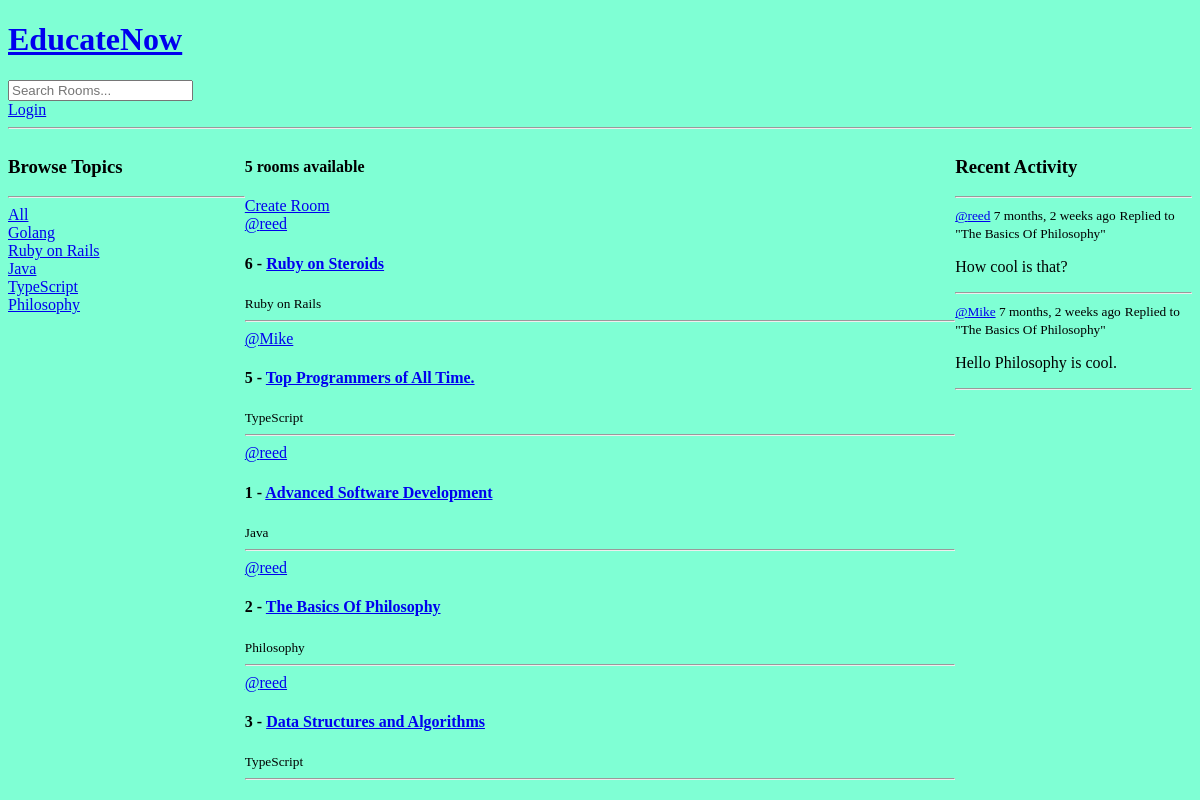
The app's page /, older data.
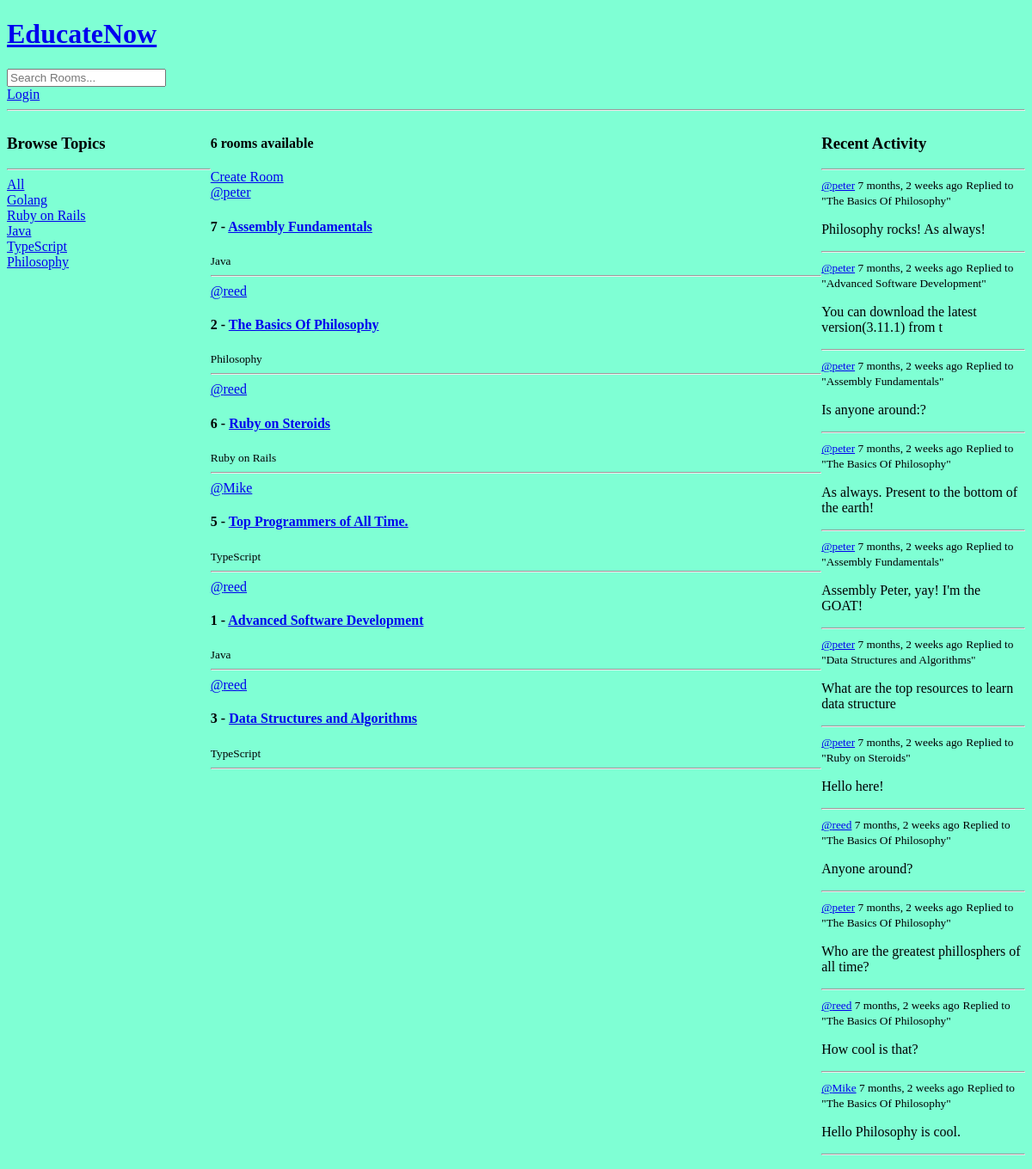
The same page, newer data.
### base/models.py (models this page shows, shortened)
class Topic(models.Model):
    objects = models.Manager()
    name = models.CharField(max_length=200, unique=True)

class Room(models.Model):
    objects = models.Manager()
    name = models.CharField(max_length=200, unique=True)
    host = models.ForeignKey(User, on_delete=models.CASCADE, null=False)
    topic = models.ForeignKey(Topic, on_delete=models.CASCADE, null=False)
    participants = models.ManyToManyField(User, related_name="participants", blank=True)
    description = models.TextField(null=False, blank=False)
    updated = models.DateTimeField(auto_now=True)
    created = models.DateTimeField(auto_now_add=True)
    class Meta:
        ordering = ["-updated", "-created"]
    def __str__(self):
        return str(self.name)

class Message(models.Model):
    objects = models.Manager()
    user = models.ForeignKey(User, on_delete=models.CASCADE)
    room = models.ForeignKey(Room, on_delete=models.CASCADE)
    body = models.TextField(blank=False)
    created = models.DateTimeField(auto_now_add=True)
    updated = models.DateTimeField(auto_now=True)
    class Meta:
        ordering = ["-updated", "-created"]
    def __str__(self):
        return str(self.body[0:50])

### base/views.py (the view)
# urls.py: path("", views.home, name="home"),
def home(request):
    q = request.GET.get("q") if request.GET.get("q") is not None else ""
    rooms = Room.objects.filter(
        Q(topic__name__icontains=q) | Q(name__icontains=q) | Q(description__icontains=q)
    )
    topics = Topic.objects.all()
    room_count = rooms.count()
    comments = Message.objects.filter(Q(room__topic__name__icontains=q))
    context = {
        "rooms": rooms,
        "topics": topics,
        "room_count": room_count,
        "comments": comments,
    }
    return render(request, "base/home.html", context)

### base/templates/base/home.html (shortened to what this page needs)
{% extends "main.html" %}
{% block content %}
  <div class="home-container">
    <div>{% include "base/topics_components.html" %}</div>
    <div>
      <h4>{{ room_count }} rooms available</h4>
      <a href=" {% url 'create-room' %} ">Create Room</a>
      {% include "base/feed_component.html" %}
    </div>
    <div>{% include "base/activity_component.html" %}</div>
  </div>
{% endblock content %}

### base/templates/base/topics_components.html
<h3>Browse Topics</h3>
<hr />
<div>
  <a href='{% url "home" %}'>All</a>
</div>
{% for topic in topics %}
  <div>
    <a href='{% url "home" %}?q={{ topic.name }}'>{{ topic.name }}</a>
  </div>
{% endfor %}

### base/templates/base/feed_component.html (shortened to what this page needs)
<div>
  {% for room in rooms %}
    <div>
      <a href="{% url 'user-profile' room.host.id %}">@{{ room.host.username }}</a>
      <h4>
        {{ room.id }} -
        <a href='{% url "room" room.id %}'>{{ room.name }}</a>
      </h4>
      <small>{{ room.topic.name }}</small>
      <hr />
    </div>
  {% endfor %}
</div>

### base/templates/base/activity_component.html (shortened to what this page needs)
<h3>Recent Activity</h3>
<hr />
{% for comment in comments %}
  <div>
    <small><a href="{% url 'user-profile' comment.user.id %}">@{{ comment.user }}</a> {{ comment.created|timesince }} ago</small>
    <small>Replied to "{{ comment.room }}"</small>
    <p>{{ comment }}</p>
    <hr />
  </div>
{% endfor %}

Row changes from the older to the newer data that the page shows:
added Room: host.username "peter", id "7", name "Assembly Fundamentals", topic.name "Java"
changed Room "The Basics Of Philosophy": moves up the list
added Message: user "peter", created "7 months, 2 weeks", room "The Basics Of Philosophy", body "Philosophy rocks! As always!"
added Message: user "peter", created "7 months, 2 weeks", room "Advanced Software Development", body "You can download the latest version(3.11.1) from t"
added Message: user "peter", created "7 months, 2 weeks", room "Assembly Fundamentals", body "Is anyone around:?"
added Message: user "peter", created "7 months, 2 weeks", room "The Basics Of Philosophy", body "As always. Present to the bottom of the earth!"
added Message: user "peter", created "7 months, 2 weeks", room "Assembly Fundamentals", body "Assembly Peter, yay! I'm the GOAT!"
added Message: user "peter", created "7 months, 2 weeks", room "Data Structures and Algorithms", body "What are the top resources to learn data structure"
added Message: user "peter", created "7 months, 2 weeks", room "Ruby on Steroids", body "Hello here!"
added Message: user "reed", created "7 months, 2 weeks", room "The Basics Of Philosophy", body "Anyone around?"
added Message: user "peter", created "7 months, 2 weeks", room "The Basics Of Philosophy", body "Who are the greatest phillosphers of all time?"
Text that changed along with them:
{{ room_count }}: "5" → "6"
